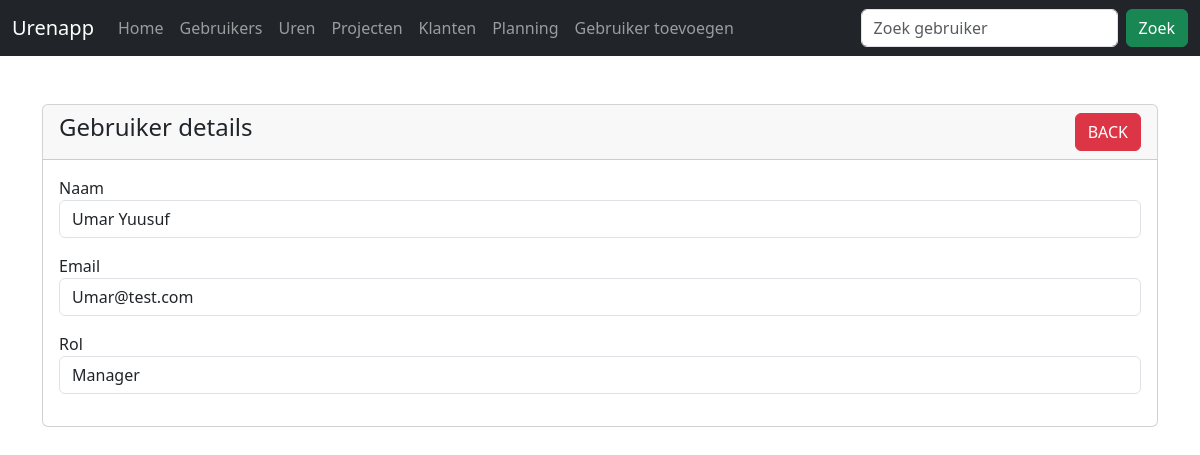
/users/user-view.php?id=1, run on the app's committed database.
### tables this page shows
CREATE TABLE IF NOT EXISTS `users` (
  `Id` int NOT NULL AUTO_INCREMENT,
  `Naam` varchar(100) NOT NULL,
  `Email` varchar(100) NOT NULL,
  `Rol` varchar(50) NOT NULL,
  PRIMARY KEY (`Id`)
);

### users/user-view.php (the view, shortened to what this page needs)
<?php
require '../dbcon.php';
?>
<!doctype html>
<html lang="en">
<head>
    <link href="https://cdn.jsdelivr.net/npm/bootstrap@5.3.8/dist/css/bootstrap.min.css" rel="stylesheet">
</head>
<body>
<?php include '../navbar.php'; ?>
<div class="container mt-5">
    <div class="row">
        <div class="col-md-12">
            <div class="card">
                <div class="card-header">
                    <h4>
                        Gebruiker details
                        <a href="/Urenapp/users/users.php" class="btn btn-danger float-end">BACK</a>
                    </h4>
                </div>
                <div class="card-body">
                    <?php
                    if(isset($_GET['id']))
                    {
                        $user_id = mysqli_real_escape_string($con, $_GET['id']);
                        $query = "SELECT * FROM users WHERE id='$user_id'";
                        $query_run = mysqli_query($con, $query);
                        if(mysqli_num_rows($query_run) > 0)
                        {
                            $user = mysqli_fetch_array($query_run);
                            ?>
                            <div class="mb-3">
                                <label>Naam</label>
                                <p class="form-control">
                                    <?= $user['Naam']; ?>
                                </p>
                            </div>
                            <div class="mb-3">
                                <label>Email</label>
                                <p class="form-control">
                                    <?= $user['Email']; ?>
                                </p>
                            </div>
                            <div class="mb-3">
                                <label>Rol</label>
                                <p class="form-control">
                                    <?= $user['Rol']; ?>
                                </p>
                            </div>
                            <?php
                        }
                        else
                        {
                            echo "<h4>Geen gebruiker gevonden</h4>";
                        }
                    }
                    ?>
                </div>
            </div>
        </div>
    </div>
</div>
</body>
</html>

### data on the page
users: Naam "Umar Yuusuf", Email "Umar@test.com", Rol "Manager"
